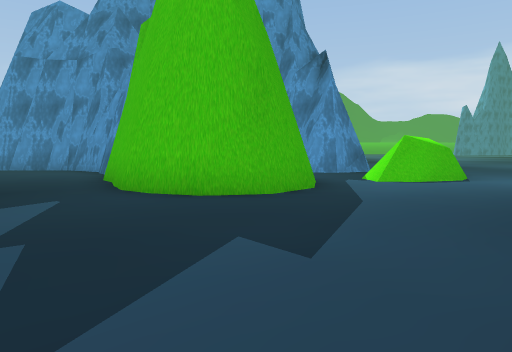
View 1 (above)

13 first-person views from a walk through a 3-D level made in the Unity game engine. The camera is 1.2 m above the floor, tilts 4° down and sees 70° across. The floor is counted in squares, 2 m on a side. Each view is taken from the middle of a square. On the plan, view 1 faces up. The plan holds only what a view shows up to about 10 squares ahead; the rest is blank. The place goes on beyond the plan. Some surface patterns are stand-ins.

View 2
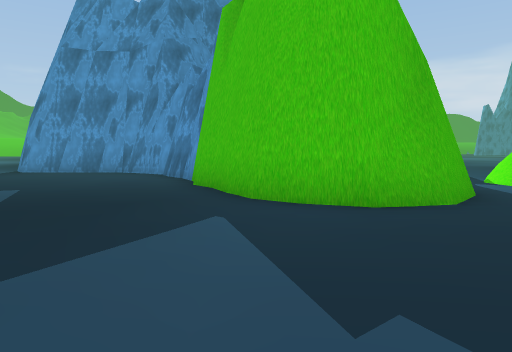

View 3
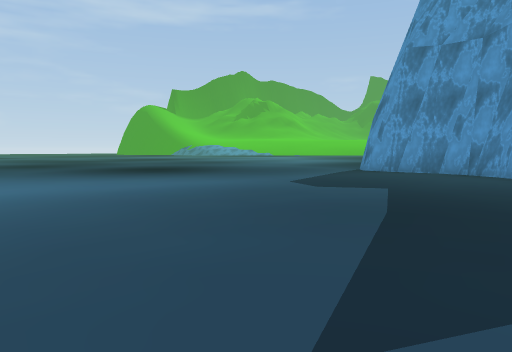

View 4
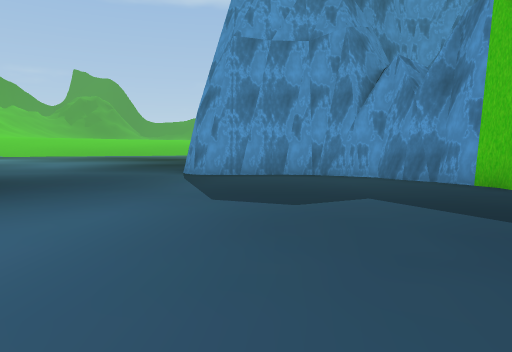

View 5
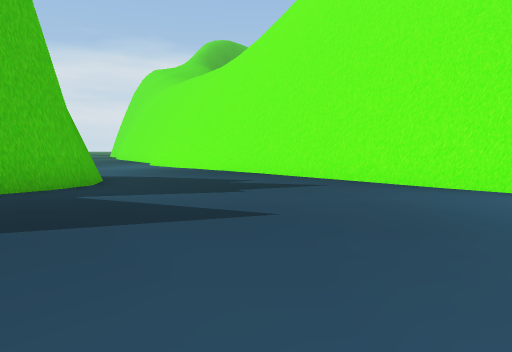

View 6
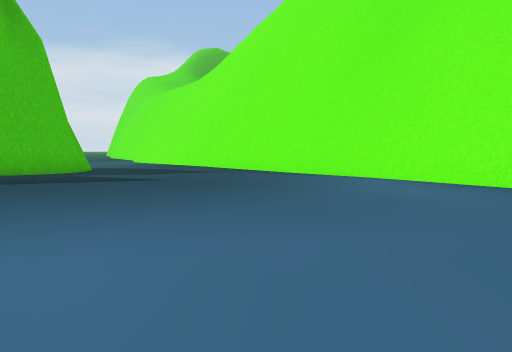

View 7
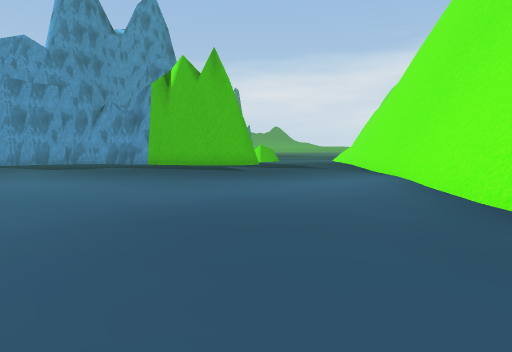

View 8
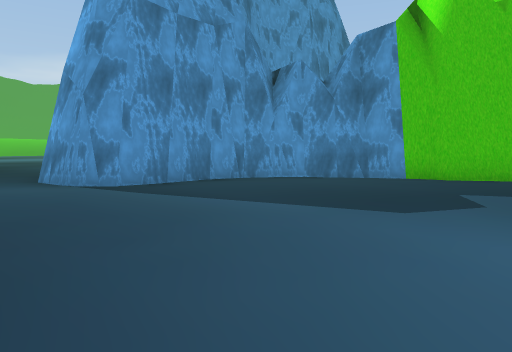

View 9
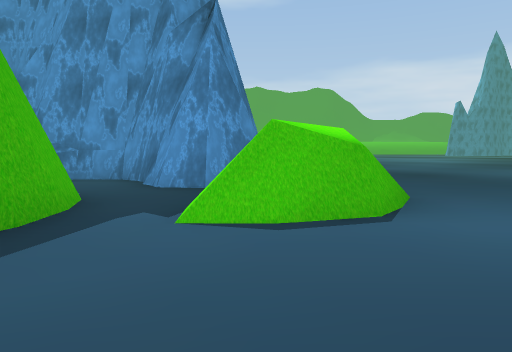

View 10
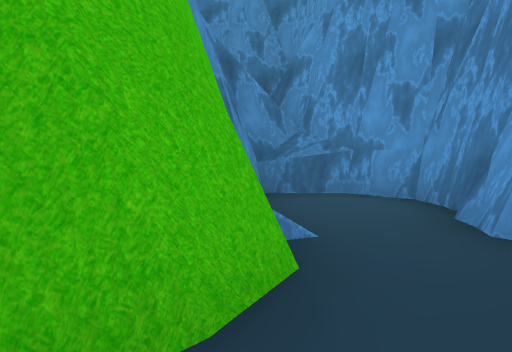

View 11
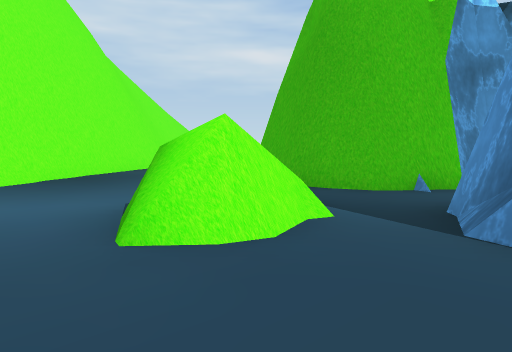

View 12
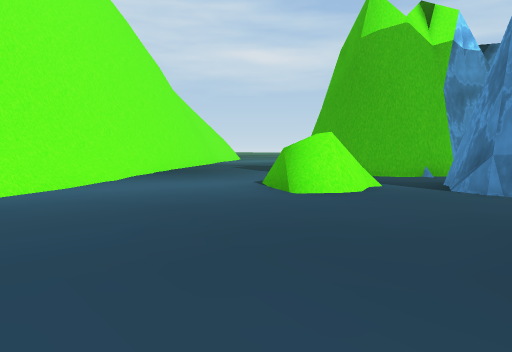

View 13
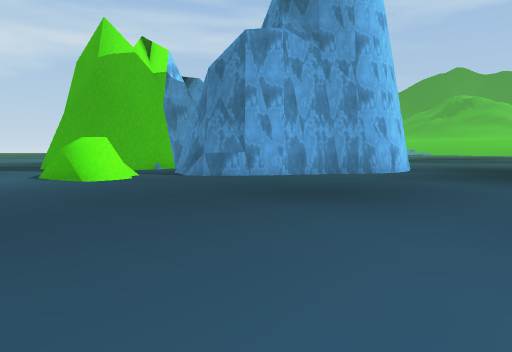

### Floor plan
Points are (right, up) in squares from view 1. A wall is a line through its corners. A room is listed if a view was taken in it or the views show most of it. See-through windows are left out.
Room 1 (views 1, 2, 3, 4, 5, 6, 7, 8, 9, 10)
walls: (-2, 5.6) (-3.1, 7.5); (-2.4, 6.2) (-2.6, 6.9); (-1.8, 5.7) (-2.2, 6.4); (-1.3, 5.2) (-1.9, 5.7); (-3, 7.7) (-3.2, 8.4); (-3.1, 8.2) (-3.4, 8.8) (-3.4, 9.2); (-0.3, 5.3) (-0.8, 5) (-1.5, 5.2); (-2.9, -2.7) (-0.9, -0.9); (0.3, 5.4) (-0.5, 5.2); (-4, 9.7) (-4.1, 10.2) (-5.3, 10.8); (-3.8, -3.7) (0.1, -0.3); (0.5, 0) (2.2, 1.6); (0.5, -0.3) (1.3, 0.3); (0.8, 5.9) (0.1, 5.1) (-0.6, 4.9); (0.8, 6.5) (0.7, 5.8); (-4.9, 10.6) (-5.3, 10.9) (-8.1, 11) (-8.8, 11.6) (-8.9, 12.8); (1, -0.2) (1.4, 0.1); (-5.6, 10.9) (-6.4, 11.1) (-7.7, 11); (0.9, 6.9) (0.7, 6.3); (-6.1, -5) (-2.7, -2.5); (-5.6, -5) (-2.7, -2.9); (-6, -5.1) (-5.7, -4.8); (-6.1, 11.2) (-6.7, 11.2); (-5.5, -5.3) (-4.4, -4.3); (0.5, 8.3) (0.7, 7.7); (2.2, 1) (4.3, 2.5); (1, 7.8) (1, 6.6) (0.9, 6.3); (0.7, 8.4) (1, 7.5); (-8.5, 11.3) (-8.8, 11.6); (2.4, 0.8) (3.4, 1.5); (2.7, 2) (4, 3.1); (2.9, 1.9) (3.4, 2.2); (3.3, 7.4) (2.8, 7.4) (2.8, 7.9)
low walls: (-3.9, 9.4) (-4.2, 9.8); (-6.5, -5.2) (-5.9, -4.7); (3, 1.9) (4.1, 2.8); (2.6, 7.4) (2.5, 7.8) (2.8, 8.3); (3.3, 7.1) (2.6, 7.1)
ways out: opening at (-10.5, 13.5) to room 2; opening at (3, 5) to room 2; opening at (2, 7.5) to room 3
Room 2 (views 11, 12, 13)
walls: (2.6, 14.8) (3.3, 10.8); (3.2, 12.8) (3.2, 10.8); (2.1, 15.7) (2.5, 14.9); (2.7, 13.4) (3.1, 12.6); (4.1, 9.2) (4.6, 9.1); (4.6, 8.8) (4.4, 8.1); (5.2, 3.1) (5.8, 3.5); (4.2, 3.3) (4.8, 3.8); (4, 2.6) (4.9, 3)
low walls: (3.3, 10.8) (3.2, 10.4); (4.6, 8.4) (4.3, 7.8); (4.2, 7.4) (3.1, 7.1); (4.1, 2.8) (5, 3.6)
ways out: opening at (-10.5, 13.5) to room 1; opening at (3, 5) to room 1; opening at (3, 10) to room 3; opening at (7.5, 4.5)
Room 3 (no view inside)
walls: (2.3, 10.1) (1.5, 10.2); (3.4, 8.9) (4.1, 9.2); (0.2, 8.6) (0.5, 8.3); (3.3, 10.9) (2.1, 9.9) (1.4, 10); (-0.4, 9.3) (0.7, 8.4)
ways out: opening at (2, 7.5) to room 1; opening at (3, 10) to room 2; opening at (1, 10) to room 4
Room 4 (no view inside)
walls: (-0.8, 9.3) (-0.3, 9.1); (1.4, 10.5) (0.8, 11.3) (0.2, 11.7) (-1.6, 11.7) (-1.8, 10.8) (-1.4, 10.2)
ways out: opening at (1, 10) to room 3

Positions as (right, up) in squares from view 1, and headings:
1: (0, 0), facing up
2: (-2, 1), facing up
3: (-3, 1), facing up-left
4: (-7, 2), facing up
5: (-7, 2), facing right
6: (-11, 0), facing right
7: (-11, -6), facing up-right
8: (-11, 5), facing up-right
9: (3, 4), facing up
10: (2, 7), facing up-left
11: (6, 11), facing down-left
12: (9, 12), facing down-left
13: (12, 12), facing left
